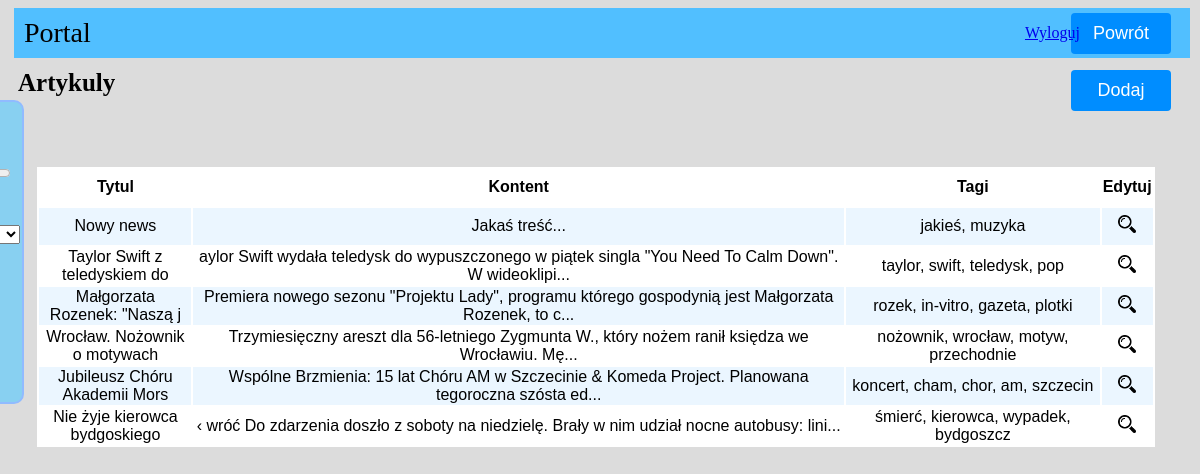
/user.php (signed in), run on the app's committed database.
### tables this page shows
CREATE TABLE `artykuly` (
  `id` int(11) NOT NULL,
  `status` text NOT NULL,
  `tytul` text NOT NULL,
  `pierwszy` tinyint(1) NOT NULL,
  `text` text NOT NULL,
  `kategoria` int(11) NOT NULL,
  `tagi` text NOT NULL,
  `link` text NOT NULL
);

### user.php (the view, shortened to what this page needs)
<!DOCTYPE html>
<html>
	<head>
		<link rel="stylesheet" href="style.css" type="text/css">
	</head>
	<body>
		<button class="addNews" style="vertical-align:middle" id="home"><a class="abutton" href="index.php" style="text-decoration: none;"><span>Powrót </span></a></button>
		<header>
			<div class="admin" id="naglowek"> <div style="padding-left: 10px">Portal</div></div>
			<div class="artykuly">Artykuly
			<button class="addNews" id="home1" style="vertical-align:middle"><a class="abutton" href="addNews.php" style="text-decoration: none;"><span>Dodaj </span></a></button>
			</div>
			<div class="logowanie">
			<a href="logout.php" class="wyloguj">Wyloguj</a>
			</div>
		</header>
		<article id="box1">
			<?php
				$connect=mysqli_connect("localhost", "root", "", "portal");
				mysqli_query($connect, "SET NAMES UTF8");
				$result=mysqli_query($connect, "SELECT * FROM artykuly ORDER BY id DESC");
				echo '<table class="artykul2">
				 <thead>
					<tr>
						 <th>Tytul</th> <th size="50" >Kontent</th> <th>Tagi</th> <th>Edytuj</th>
					 </tr>
				 </thead>
				<tbody>';
				while($row = mysqli_fetch_assoc($result))
				{
					$title=$row["tytul"];
					$text=$row["text"];
					$tags=$row["tagi"];
					$id=$row["id"];
					$skrotTresc= substr($text, 0, 100);
					$skrotTytul= substr($title, 0, 30);
					echo"<tr>
						 <td style='width:150px;'>$skrotTytul</td> <td>$skrotTresc...</td> <td>$tags</td>
						 <td>
							<a href='wyswietl.php?identyfikator=$id'><img class='ikona' src='lupa.png'></a>
						</td>
					 </tr>";
				}
			echo'</tbody>
			</table>';
			?>
		</article>
		<div class="panel" id="panel">
		<h4 style="color: #222">Panel dla niedowidzących</h4>
			Czcionka: <input id="rozmiar" type="range" min="8" max="72" onchange="zmienRozmiar()"><br>
			<input type="submit" onClick="zmienKolor()" value="Zastosuj"></input><br>
			Zmień tło dla: <select id="obszar">
				<option value="oBody"> Ciało strony </option>
				</select>
				R: <input id="R" type="range" min="0" max="255"><br>
				G: <input id="G" type="range" min="0" max="255"><br>
				B: <input id="B" type="range" min="0" max="255"><br>
				<input type="submit" onClick="kolorTla()" value="Zastosuj"></input><br>
				<br>
		</div>
	</body>
</html>

### style.css (style rules this page uses)
body { background-color: rgb(220, 220, 220); width: 98%; }
.admin { width: 100%; height: 50px; background-color: rgb(81, 191, 255); font-size: 28px; display: flex; align-items: center; margin-left: 0.5%; }
.artykuly { width: 100%; height: 50px; font-size: 25px; display: flex; align-items: center; padding-left: 10px; font-weight: bold; }
article { width: 99%; margin-left: 0.5%; background-color:rgb(255, 255, 255); margin: 0 auto; }
.abutton:link { color: white; }
.addNews { display: inline-block; border-radius: 4px; background-color: rgb(0, 141, 255); border: none; color: #FFFFFF; text-align: center; font-size: 18px; padding: 10px; width: 100px; transition: all 0.5s; cursor: pointer; margin: 5px; }
.addNews span { cursor: pointer; display: inline-block; position: relative; transition: 0.5s; }
.addNews span:after { content: '\00bb'; position: absolute; opacity: 0; top: 0; right: -20px; transition: 0.5s; }
.artykul2 { width: 100%; }
#home { position: absolute; right: 2%; top: 1%; }
#home1 { position: absolute; right: 2%; top: 8.1%; }
tbody tr:nth-child(2n+1) { background-color: rgba(60, 170, 255, 0.1); }
th, td { height: 35px; font-family: Arial; text-align: center; overflow: hidden; }
.panel { width: 220px; height: 300px; background-color: rgba(80, 200, 255, 0.6); position: fixed; top: 100px; left: 0px; transition: All 2s ease; transform: translate(-200px); border-top-right-radius: 10px; border-bottom-right-radius: 10px; border: 2px solid #90bbff; text-align: center; }
.ikona { width: 18px; }
#box1 { margin-left: auto; margin-right: auto; width: 95%; margin-top: 5%; text-align: justify; }
.wyloguj { position: absolute; top: 3%; right: 10%; }

### data on the page
artykuly: tytul "Nowy news", text "Jakaś treść", tagi "jakieś, muzyka"
artykuly: tytul "Taylor Swift z teledyskiem do", text "aylor Swift wydała teledysk do wypuszczonego w piątek singla \"You Need To Calm Down\". W wideoklipi", tagi "taylor, swift, teledysk, pop"
artykuly: tytul "Małgorzata Rozenek: \"Naszą j", text "Premiera nowego sezonu \"Projektu Lady\", programu którego gospodynią jest Małgorzata Rozenek, to c", tagi "rozek, in-vitro, gazeta, plotki"
artykuly: tytul "Wrocław. Nożownik o motywach", text "Trzymiesięczny areszt dla 56-letniego Zygmunta W., który nożem ranił księdza we Wrocławiu. Mę", tagi "nożownik, wrocław, motyw, przechodnie"
artykuly: tytul "Jubileusz Chóru Akademii Mors", text "Wspólne Brzmienia: 15 lat Chóru AM w Szczecinie & Komeda Project. Planowana tegoroczna szósta ed", tagi "koncert, cham, chor, am, szczecin"
artykuly: tytul "Nie żyje kierowca bydgoskiego", text "‹ wróć Do zdarzenia doszło z soboty na niedzielę. Brały w nim udział nocne autobusy: lini", tagi "śmierć, kierowca, wypadek, bydgoszcz"
